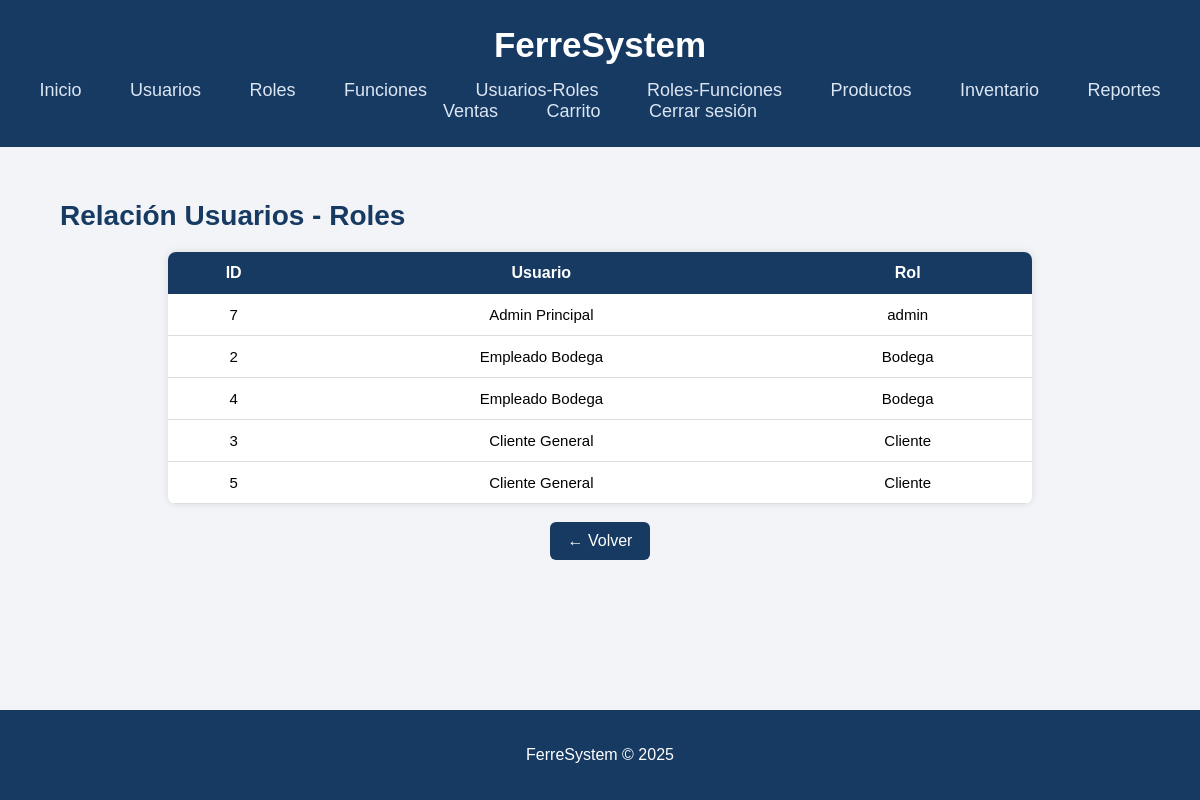
Screenshot of /?controller=userRole&action=index (signed in) with the database file from the repository.
### tables this page shows
CREATE TABLE `user_role` (
  `id` int(11) NOT NULL,
  `user_id` int(11) NOT NULL,
  `role_id` int(11) NOT NULL,
  `active` tinyint(1) DEFAULT 1
);

CREATE TABLE `users` (
  `id` int(11) NOT NULL,
  `name` varchar(100) NOT NULL,
  `email` varchar(120) NOT NULL,
  `password_hash` varchar(255) NOT NULL,
  `active` tinyint(1) DEFAULT 1,
  `created_at` timestamp NOT NULL DEFAULT current_timestamp()
);

CREATE TABLE `roles` (
  `id` int(11) NOT NULL,
  `name` varchar(100) NOT NULL,
  `active` tinyint(1) DEFAULT 1
);

### src/Controllers/UserRole/UserRoleController.php (called while the page is built, shortened)
<?php
class UserRoleController
{
    public function index()
    {
        $dao = new UserRoleDAO();
        $userRoles = $dao->getAll();
        require __DIR__ . "/../../Views/user_roles/index.php";
        require __DIR__ . "/../../Views/layout.php";
    }
}

### src/Config/Database.php (called while the page is built, shortened)
<?php
class Database {
    private static $host = "localhost";
    private static $db   = "ferresystem_db";
    private static $user = "root";
    private static $pass = "";
    private static $conn = null;
    public static function connect() {
        if (self::$conn === null) {
            try {
                self::$conn = new PDO(
                    "mysql:host=" . self::$host . ";dbname=" . self::$db . ";charset=utf8mb4",
                    self::$user,
                    self::$pass
                );
                self::$conn->setAttribute(PDO::ATTR_ERRMODE, PDO::ERRMODE_EXCEPTION);
            } catch (PDOException $e) {
                die(" Error de conexión: " . $e->getMessage());
            }
        }
        return self::$conn;
    }
}

### src/DAO/UserRole/UserRoleDAO.php (called while the page is built, shortened)
<?php
class UserRoleDAO
{
    private $db;
    public function __construct()
    {
        $this->db = Database::connect();
    }
    public function getAll()
    {
        $sql = "
            SELECT
                ur.id,
                u.name AS user_name,
                r.name AS role_name,
                ur.active
            FROM user_role ur
            INNER JOIN users u ON ur.user_id = u.id
            INNER JOIN roles r ON ur.role_id = r.id
        ";
        return $this->db->query($sql)->fetchAll(PDO::FETCH_ASSOC);
    }
}

### src/Views/user_roles/index.php (the view)
<h2 style="margin-bottom: 20px;">Relación Usuarios - Roles</h2>
<table class="table table-striped table-bordered" style="width: 80%; margin: auto; text-align:center;">
    <thead>
        <tr>
            <th>ID</th>
            <th>Usuario</th>
            <th>Rol</th>
        </tr>
    </thead>
    <tbody>
        <?php foreach ($userRoles as $ur): ?>
            <tr>
                <td><?= $ur["id"] ?></td>
                <td><?= $ur["user_name"] ?></td>
                <td><?= $ur["role_name"] ?></td>
            </tr>
        <?php endforeach; ?>
    </tbody>
</table>
<br>
<div style="text-align:center;">
    <a href="?controller=home&action=index" class="btn grey">← Volver</a>
</div>

### public/css/styles.css (style rules this page uses)
html, body { height: 100%; margin: 0; }
body { display: flex; flex-direction: column; font-family: Arial, sans-serif; background: #f2f4f7; color: #000 !important; }
h2 { font-size: 28px; color: #173a63; margin-bottom: 20px; }
.btn { background: #173a63; color: white !important; padding: 10px 18px; text-decoration: none; border-radius: 6px; font-size: 16px; display: inline-block; margin-bottom: 15px; }
table { width: 100%; border-collapse: collapse; background: white; border-radius: 8px; overflow: hidden; box-shadow: 0px 0px 8px rgba(0,0,0,0.1); }
table th { background: #173a63; color: white !important; padding: 12px; font-size: 16px; }
table td { padding: 12px; border-bottom: 1px solid #ddd; font-size: 15px; color: #000 !important; }

### rows the page displays
user_role: id "7", user.name "Admin Principal", role.name "admin"
user_role: id "2", user.name "Empleado Bodega", role.name "Bodega"
user_role: id "4", user.name "Empleado Bodega", role.name "Bodega"
user_role: id "3", user.name "Cliente General", role.name "Cliente"
user_role: id "5", user.name "Cliente General", role.name "Cliente"
